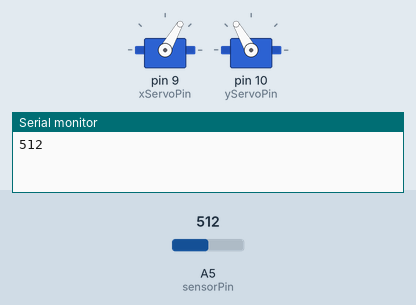
Recording of a sketch running on a simulated Arduino Uno, built with avr-gcc and run on an emulated ATmega328P. Shown: 2 × servo, the last lines printed to the serial monitor. The test bench sets the inputs (shaded band); at power-on: A5 (sensorPin) = 512.

Above: at 0.01 s.
At 4.29 s:
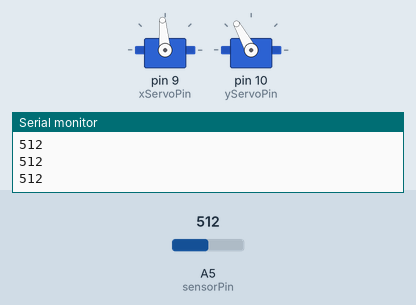
4.3 s: A5 (sensorPin) set to 60
At 5.09 s:
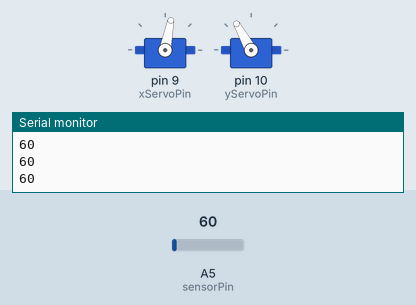
Timing chart, 0 to 13.3 s (numbered marks = the images above; inputs shaded):
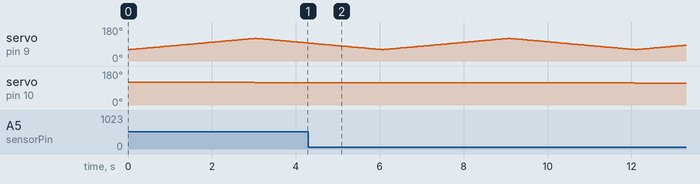

The sketch:

scan.ino
```cpp
#include <Servo.h>
Servo xServo;
Servo yServo;
int xServoPin = 9;
int yServoPin = 10;
int sensorPin = 5;
int ypos = 120;

void setup(){
  xServo.attach(xServoPin);
  yServo.attach(yServoPin);


  long baudRate = 9600;       // NOTE1: The baudRate for sending & receiving programs must match
  Serial.begin(baudRate);     // NOTE2: Set the baudRate to 115200 for faster communication

  xServo.write(60); // Move servos to initial position
  yServo.write(ypos);
}

void loop(){
  bool scanning = true; // Initializing boolean for while loop
  while (ypos > 70){
    // Horizontal sweeping
    for(int servo_xpos = 60; servo_xpos < 120; servo_xpos += 1){
      xServo.write(servo_xpos);
      int sensorVal = analogRead(sensorPin);
      Serial.println(sensorVal);
      delay(50);
    }

    // Vertical scroll
    ypos -= 1;
    yServo.write(ypos);

    // Horizontal sweeping (backwards)
    for(int servo_xpos = 120; servo_xpos > 60; servo_xpos -= 1){
      xServo.write(servo_xpos);
      int sensorVal = analogRead(sensorPin);
      Serial.println(sensorVal);
      delay(50);
    }

    // Vertical scroll
    ypos -= 1;
    yServo.write(ypos);

  }
  Serial.println("Scan complete");
}
```
